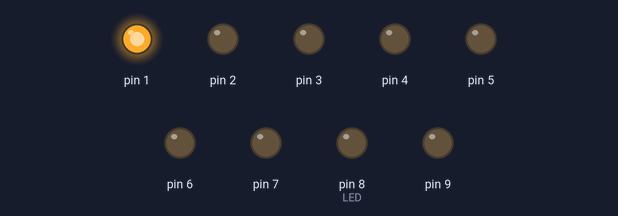
The sketch below on a simulated Arduino Uno, built with avr-gcc and run on an emulated ATmega328P. On the bench: output pins drawn as LEDs (lit = HIGH).

Above: at 1.0 s.
At 3.0 s:
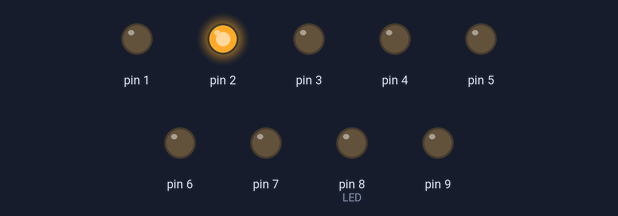
At 5.0 s:
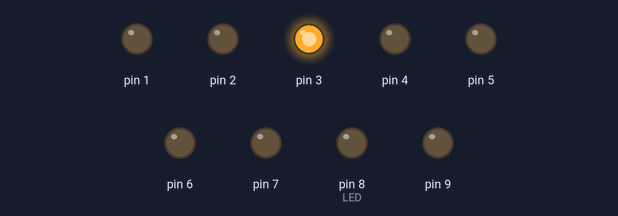
At 7.0 s:
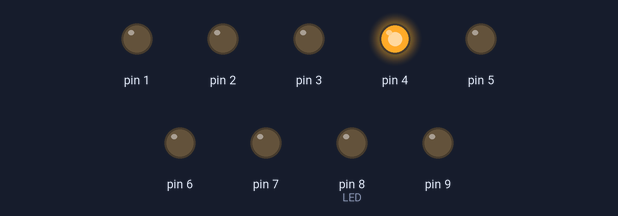
At 9.0 s:
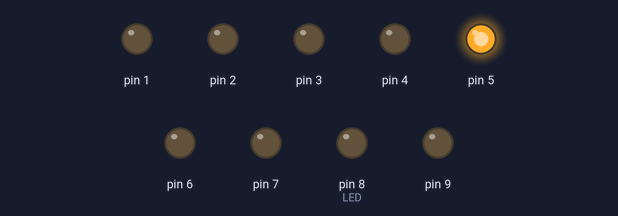
At 11.0 s:
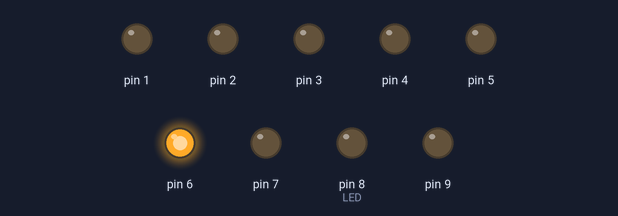
Timing chart, 0 to 15.6 s (numbered marks = the images above):
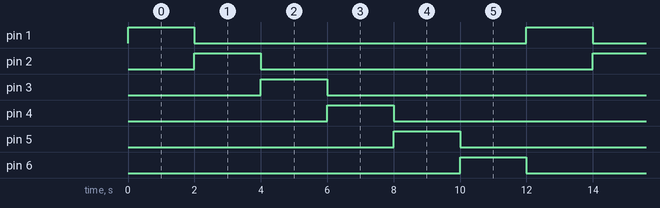

Measured:
- by itself, pin 1–6: alternates HIGH for 2.0 s and LOW for 10.0 s
- by itself, everything shown: repeats every 12.0 s, in 7 steps

The sketch:

scara_robot_sketch1.ino
```cpp
const int LED = 8;
const int servo = 8;


void setup() {
  // put your setup code here, to run once:

  pinMode(LED, OUTPUT);
  pinMode(1, OUTPUT);
  pinMode(2, OUTPUT);
  pinMode(3, OUTPUT);
  pinMode(4, OUTPUT);
  pinMode(5, OUTPUT);
  pinMode(6, OUTPUT);
  pinMode(7, OUTPUT);
  pinMode(9, OUTPUT);

}

void loop() {
  // put your main code here, to run repeatedly:


//  //just some test code for the board
//  digitalWrite(LED, HIGH);
//  delay(100);
//  digitalWrite(LED, LOW);
//  delay(100);
//  digitalWrite(LED, HIGH);
//  delay(100);
//  digitalWrite(LED, LOW);
//  delay(100);
//  digitalWrite(LED, HIGH);
//  delay(400);
//  digitalWrite(LED, LOW);
//  delay(100);
//

  //gonna try something to see if I can control the servo like this
//  digitalWrite(LED, HIGH);
//  delay(1000);
//  digitalWrite(LED, LOW);
//  delay(2000);

//  analogWrite(servo, 255);
//  delay(1000);
//  analogWrite(servo, 0);
//  delay(2000);

  //let's try some other ports
  analogWrite(1, 255);
  delay(2000);
  analogWrite(1, 0);
  analogWrite(2, 255);
  delay(2000);

  analogWrite(2, 0);
  analogWrite(3, 255);
  delay(2000);

  analogWrite(3, 0);
  analogWrite(4, 255);
  delay(2000);

  analogWrite(4, 0);
  analogWrite(5, 255);
  delay(2000);

  analogWrite(5, 0);
  analogWrite(6, 255);
  delay(2000);
  analogWrite(6,0);
}
```
